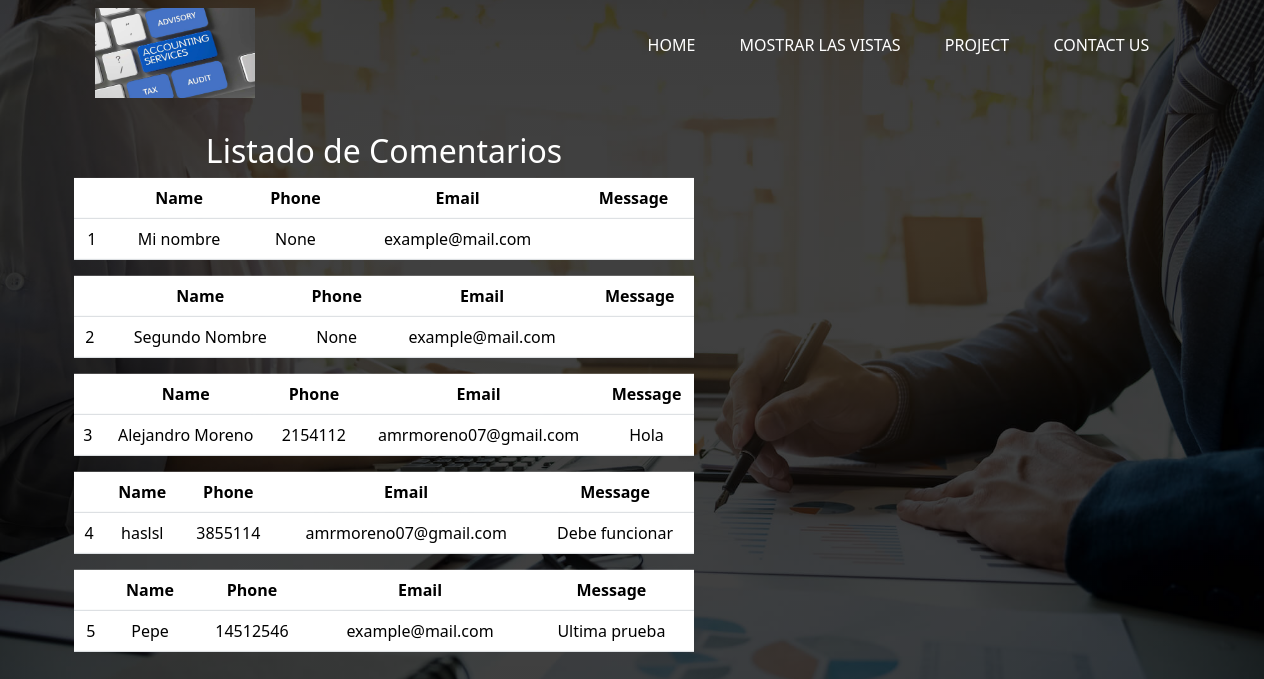
The page /base2/ on the database its author committed.
### blog/models.py (models this page shows, shortened)
class Project(models.Model):
    name = models.CharField(max_length=200)
    email =models.EmailField(max_length=254,default='example@mail.com')
    phone = models.PositiveIntegerField(null=True)
    message = models.TextField(default='')

### blog/views.py (the view)
# urls.py: path('base2/', views.vista, name="base2"),
def vista(request):
    view_register = Project.objects.all()
    return render(request,'base2.html',{'vista':view_register})

### blog/templates/base2.html
{% extends 'Layout/base.html' %}
{% block content %}
<div class="container">
    <div class="content">
            <div class="row">
                <div class="col-md-6">
                    <h2>Listado de Comentarios</h2>
                    <div class="table-responsive">
                        {% for i in vista %}
                        <table class="table primary">
                            <thead>
                            <tr>
                                <th scope="col"></th>
                                <th scope="col">Name</th>
                                <th scope="col">Phone</th>
                                <th scope="col">Email</th>
                                <th scope="col">Message</th>
                            </tr>
                            </thead>
                            <tbody>
                            <tr>
                                <td>{{ forloop.counter }}</td>
                                <td>{{ i.name }}</td>
                                <td>{{ i.phone }}</td>
                                <td>{{ i.email }}</td>
                                <td>{{ i.message }}</td>
                            </tr>
                            </tbody>
                        {% endfor %}
                        </table>
                    </div>
                </div>
            </div>
    </div>
</div>
{% endblock %}

### blog/templates/Layout/base.html (shortened to what this page needs)
{% load static %}
<!DOCTYPE html>
<html lang="en">
<head>
    <link rel="stylesheet" href="{% static '/css/style.css'%}" class="rel">
    <link href="https://cdn.jsdelivr.net/npm/bootstrap@5.3.2/dist/css/bootstrap.min.css" rel="stylesheet">
</head>
<body>
    <div class="banner">
        <div class="navbar">
            <img src="/static/css/logo2.png" class="logo">
            <ul>
                <li><a href="/">Home</a></li>
                <li><a href="/base2">Mostrar las Vistas</a></li>
                <li><a href="/projects">Project</a></li>
                <li><a href="/contact_us">Contact US</a></li>
            </ul>
        </div>
    </div>
{% block content %}
{% endblock %}
</body>
</html>

### blog/static/css/style.css (style rules this page uses)
body { margin: 0; padding: 0; font-family: sans-serif; }
.banner { width:100%; height:100vh; background-image: linear-gradient(rgba(0,0,0,0.75),rgba(0,0,0,0.75)),url("/static/css/presentation11.jpg"); background-size: cover; background-position: center; }
.navbar { width: 85%; margin: auto; padding: 35px 0; display: flex; align-items: center; justify-content: space-between; }
.logo { width: 160px; cursor: pointer; }
.navbar ul li { list-style: none; display: inline-block; margin: 0 20px; position: relative; }
.navbar ul li a { text-decoration: none; color: #fff; text-transform: uppercase; }
.navbar ul li::after { content: ''; height: 3px; width:0; background: #009688; position: absolute; left: 0; bottom: -8px; transition: 0.5s; }
.content { width: 100%; position: absolute; top: 50%; transform: translateY(-50%); text-align: center; color: #fff; }

### rows shown on the page
Project: name "Mi nombre", phone "None", email "example@mail.com"
Project: name "Segundo Nombre", phone "None", email "example@mail.com"
Project: name "Alejandro Moreno", phone "2154112", email "amrmoreno07@gmail.com", message "Hola"
Project: name "haslsl", phone "3855114", email "amrmoreno07@gmail.com", message "Debe funcionar"
Project: name "Pepe", phone "14512546", email "example@mail.com", message "Ultima prueba"
